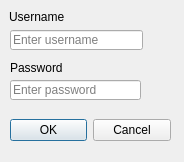
<?xml version="1.0" encoding="UTF-8"?>
<ui version="4.0">
 <class>Dialog</class>
 <widget class="QDialog" name="Dialog">
  <property name="geometry">
   <rect>
    <x>0</x>
    <y>0</y>
    <width>184</width>
    <height>162</height>
   </rect>
  </property>
  <property name="windowTitle">
   <string>Dialog</string>
  </property>
  <widget class="QDialogButtonBox" name="buttonBox">
   <property name="geometry">
    <rect>
     <x>10</x>
     <y>110</y>
     <width>161</width>
     <height>41</height>
    </rect>
   </property>
   <property name="orientation">
    <enum>Qt::Horizontal</enum>
   </property>
   <property name="standardButtons">
    <set>QDialogButtonBox::Cancel|QDialogButtonBox::Ok</set>
   </property>
  </widget>
  <widget class="QLabel" name="passwordLabel">
   <property name="geometry">
    <rect>
     <x>10</x>
     <y>60</y>
     <width>131</width>
     <height>16</height>
    </rect>
   </property>
   <property name="text">
    <string>Password</string>
   </property>
  </widget>
  <widget class="QLineEdit" name="username">
   <property name="geometry">
    <rect>
     <x>10</x>
     <y>30</y>
     <width>133</width>
     <height>20</height>
    </rect>
   </property>
   <property name="placeholderText">
    <string>Enter username</string>
   </property>
  </widget>
  <widget class="QLabel" name="usernameLabel">
   <property name="geometry">
    <rect>
     <x>9</x>
     <y>9</y>
     <width>131</width>
     <height>16</height>
    </rect>
   </property>
   <property name="text">
    <string>Username</string>
   </property>
  </widget>
  <widget class="QLineEdit" name="password">
   <property name="geometry">
    <rect>
     <x>10</x>
     <y>80</y>
     <width>131</width>
     <height>20</height>
    </rect>
   </property>
   <property name="placeholderText">
    <string>Enter password</string>
   </property>
  </widget>
 </widget>
 <resources/>
 <connections>
  <connection>
   <sender>buttonBox</sender>
   <signal>accepted()</signal>
   <receiver>Dialog</receiver>
   <slot>accept()</slot>
   <hints>
    <hint type="sourcelabel">
     <x>248</x>
     <y>254</y>
    </hint>
    <hint type="destinationlabel">
     <x>157</x>
     <y>274</y>
    </hint>
   </hints>
  </connection>
  <connection>
   <sender>buttonBox</sender>
   <signal>rejected()</signal>
   <receiver>Dialog</receiver>
   <slot>reject()</slot>
   <hints>
    <hint type="sourcelabel">
     <x>316</x>
     <y>260</y>
    </hint>
    <hint type="destinationlabel">
     <x>286</x>
     <y>274</y>
    </hint>
   </hints>
  </connection>
 </connections>
</ui>
